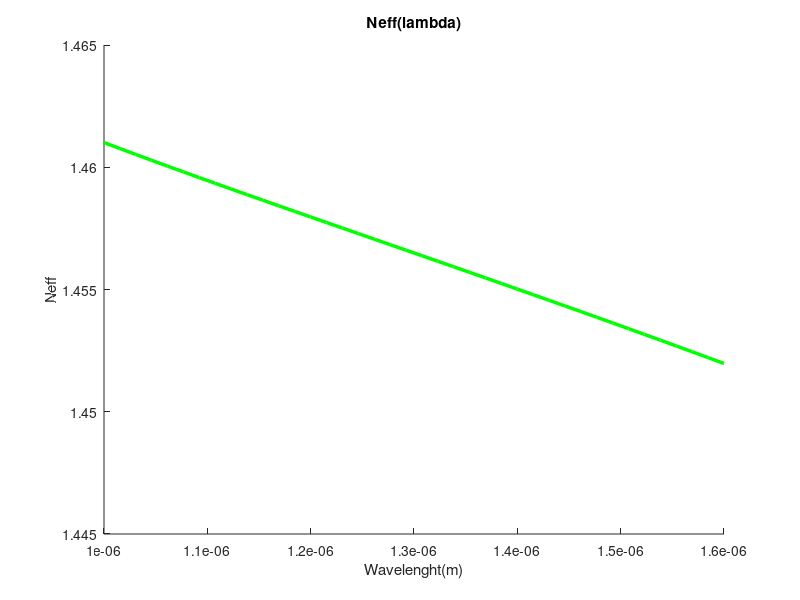

MATLAB code to generate this figure: (Note: this script raises an error after producing the figure.)
% Refractive index and group velocity NSellmeier for LP01 mode 
close all
clear all
clc

%% Variables declaration
mu0 = 4*pi*1e-7;                                    %%% Magnetic permeability
eps0 = 8.8542e-12;                                  %%% Electric permitivity
c = 1/sqrt(mu0*eps0);                               %%% Light speed
a = 4.5e-6;                                         %%% Fiber core radius
Ai_SiO2 = [0.6961663, 0.4079426, 0.8974994];        %%% 100% SiO2 parameters
Ai_GeO2_SiO2 = [0.7136824, 0.4254807, 0.8964226];   %%% 8% GeO2, 92% SiO2 parameters
Lambdai_SiO2 = [0.0684043, 0.1162414, 9.8961609]*1e-6;      %%% 100% SiO2 wavelengths
Lambdai_GeO2_SiO2 = [0.0617167, 0.1270814, 9.8961614]*1e-6; %%% 8% GeO2, 92% SiO2 wavelengths


%%%%%%%%%%%%%%%%%%%%%%%%%%%
Points_X = 25000;
Points_L = 40;
l0 = 0;                                          %%% Bessel function order l
lambdamin = 1e-6;                                %%% Minimum wavelenght
lambdamax = 1.6e-6;                              %%% Maximum wavelenght
neff = zeros(1,Points_L);                          %%% Neff empty variable
beta = zeros(1,Points_L);                          %%% Beta'' empty variable
lambda = linspace(lambdamin,lambdamax,Points_L);   %%% Wavelenghts under study
nSiO2 = zeros(1,Points_L);                            %%% NSiO2 empty variable
nGeO2_SiO2 = zeros(1,Points_L);                       %%% NGeO2_SiO2 empty variable

%%%%%%%%%%%%%%%%%%%%%%%%%%%
for i = 1:Points_L
    %% N1 and N2 calculations
    for j = 1:Points_L
        sum_1 = 0;
        sum_2 = 0;
        for k = 1:length(Ai_SiO2)
            sum_1 = sum_1 + Ai_SiO2(k)*...
                lambda(j)^2/...
                (lambda(j)^2 - Lambdai_SiO2(k)^2);

            sum_2 = sum_2 + Ai_GeO2_SiO2(k)*...
                lambda(j)^2/...
                (lambda(j)^2 - Lambdai_GeO2_SiO2(k)^2);
        end
        nSiO2(j) = sqrt(sum_1+1);
        nGeO2_SiO2(j) = sqrt(sum_2+1);
    end
    
    %% RHS and LHS calculation
    V = 2*pi*a*sqrt((nGeO2_SiO2(i)^2 - nSiO2(i)^2))/lambda(i);  %%% V calculation
    X = linspace(0,V,Points_X);                                   %%% Fixed variable to act as x axis X=kt*a              
    Y = real(sqrt(V.^2-X.^2));                                  %%% Relationship X,Y
    LHS0 = -X.*besselj(l0-1,X)./besselj(l0,X);                  %%% Left hand side of dispersion relation 
    RHS0 = Y.*besselk(l0-1,Y)./besselk(l0,Y);                   %%% Right hand side of dispersion relation 

    %% Find LP01 solution
    minDistance = inf;
    distances = zeros(1,length(LHS0));
    for ni = 1 : length(LHS0)
        distances(ni) = abs(LHS0(ni) - RHS0(ni));
        if distances(ni) < minDistance
          minXindex = ni;
          minDistance = distances(ni);
        else
          break
        end
    end
  
    %% Propagation parameters calculation
    XLP01 = X(minXindex);
    YLP01 = Y(minXindex);
    wLP01 = sqrt((XLP01^2 + YLP01^2)/(mu0*eps0*(nGeO2_SiO2(i)^2-nSiO2(i)^2)*a^2));
    ktLP01 = XLP01/a;
    gammaLP01 = YLP01/a;
    beta0 = (wLP01/c*nGeO2_SiO2(i) + wLP01/c*nSiO2(i))/2;
    delta_beta = (nGeO2_SiO2(i)^2*wLP01^2*mu0*eps0-beta0^2-ktLP01^2)/(2*beta0);
    beta(i) = beta0+delta_beta;
    neff(i) = beta(i)/(wLP01*sqrt(mu0*eps0));

end

omega = 2*pi*c./lambda;
vg = diff(omega)./diff(beta);

%% Plots
%%%%%% Neff real and approximation %%%%%%
figure('Renderer', 'painters', 'Position', [400 50 900 700])
hold on
plot(lambda,neff,'-g','LineWidth',2.5)

%%% Other plot settings
title('Neff(lambda)');
xlabel('Wavelenght(m)');
ylabel('Neff');
axis([lambdamin lambdamax 1.445 1.465])
ax = gca;
ax.XAxis.Exponent = -6;
set(findall(gcf,'type','text'),'FontSize',30);
set(gca,'FontSize',30);
grid;

%%%%%% Group velocity %%%%%%
figure('Renderer', 'painters', 'Position', [400 50 900 700])
hold on
plot(lambda(1:end-1),vg,'-g','LineWidth',2.5)
[VG,IN] = max(vg);
xline(lambda(IN),'-.','LineWidth',2);

%%% Insert text
xclad = lambda(IN);
yclad = 2.035e8;
str = 'Beta2 = 0';
text(xclad,yclad,str)

%%% Other plot settings
title('Vg(lambda)');
xlabel('Wavelenght(m)');
ylabel('Vg');
axis([lambdamin lambdamax 2.02*1e8 2.04*1e8])
ax = gca;
ax.XAxis.Exponent = -6;
ax.YAxis.Exponent = 8;
set(findall(gcf,'type','text'),'FontSize',30);
set(gca,'FontSize',30);
grid;